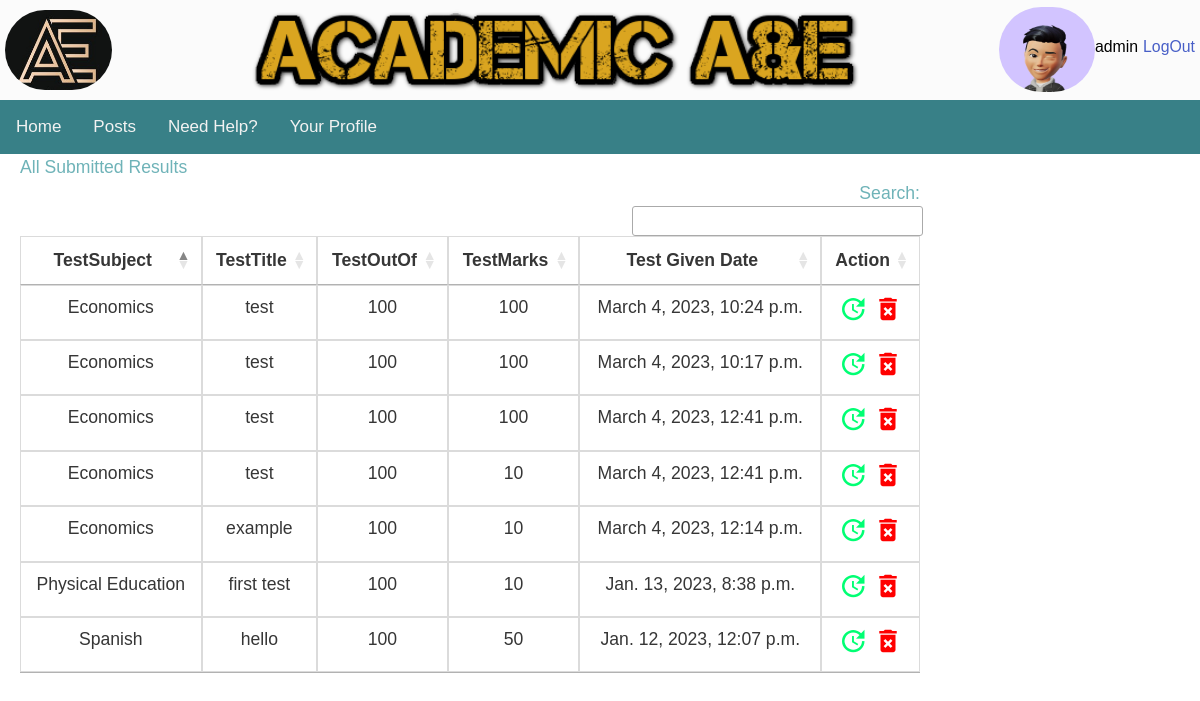
/academic/submitted_results/ (signed in), run on an earlier commit of the app's database.
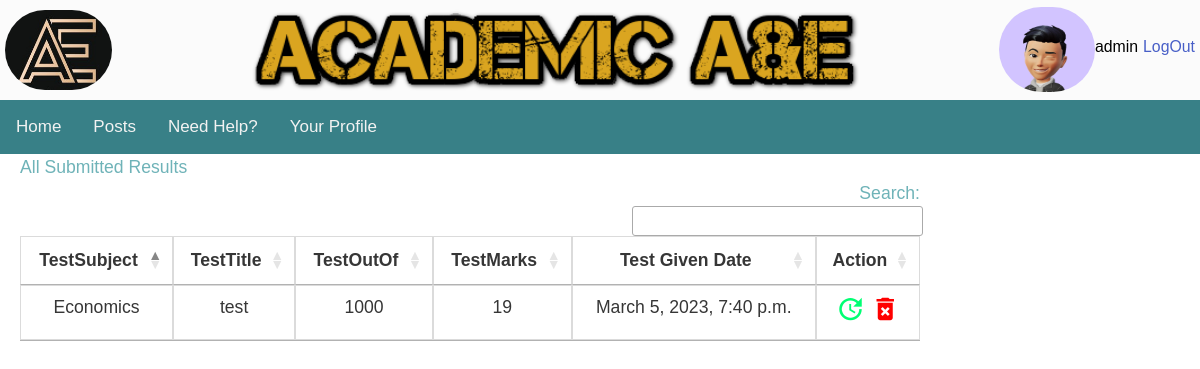
And on a later commit of the database.
### academic/models.py (models this page shows, shortened)
class Tests(models.Model):
    test_subject =models.ForeignKey(Subjects, blank=True, null=True, on_delete=models.CASCADE)
    test_title = models.CharField(max_length=100)
    test_given_date= models.DateTimeField()
    test_marks = models.DecimalField(decimal_places=0, max_digits=4)
    test_outof =  models.DecimalField(decimal_places=0, max_digits=4)
    submitted = models.DateField(auto_now_add=True)
    username = models.ForeignKey(User, blank=True, null=True, on_delete=models.CASCADE)

class Subjects(models.Model):
    subject_name=models.CharField(max_length=20, choices=SUBJECT_CHOICES,unique=True)
    def __str__(self):
        return str(self.subject_name)

### academic/views.py (the view)
# urls.py: path('submitted_results/', views.submitted_results, name='submitted-request'),
@login_required(login_url=reverse_lazy('login'))
def submitted_results(request):
    user_id=request.user.id
    test_list=Tests.objects.filter(username=user_id).order_by('-id')
    return render(request, 'academic/submitted_results.html', {'test_list': test_list})

### academic/templates/academic/submitted_results.html (shortened to what this page needs)
{% extends "base.html" %}
{% load static %}
{% block content %}
<h1>All Submitted Results</h1>
    <table id="SubmittedTests" class="table is-bordered">
      <thead>
        <tr>
          <th>TestSubject</th>
          <th>TestTitle</th>
          <th>TestOutOf</th>
          <th>TestMarks</th>
          <th>Test Given Date</th>
          <th>Action</th>
      </tr>
      </thead>
    <tbody>
      {%   for result in test_list %}
      <tr>
        <td>{{ result.test_subject }}</td>
        <td>{{ result.test_title }}</td>
        <td>{{ result.test_outof }}</td>
        <td>{{ result.test_marks }}</td>
        <td>{{ result.test_given_date }}</td>
        <td>
          <a href='/academic/update_test/{{result.id}}'><i class="material-icons" style="font-size:30px;color:rgb(0, 255, 115)">update</i> </a>
          <a href='/academic/delete_test/{{result.id}}'> <i class="material-icons" style="font-size:30px;color:red">delete_forever</i></a>
        </td>
      </tr>
    {% endfor %}
    </tbody>
     </table>
{% endblock content %}

What changed in the data, as far as the page shows it:
removed Tests: test_subject "Economics", test_title "test", test_outof "100", test_marks "100", test_given_date "March 4, 2023, 10:24 p.m."
removed Tests: test_subject "Economics", test_title "test", test_outof "100", test_marks "100", test_given_date "March 4, 2023, 10:17 p.m."
removed Tests: test_subject "Economics", test_title "test", test_outof "100", test_marks "100", test_given_date "March 4, 2023, 12:41 p.m."
removed Tests: test_subject "Economics", test_title "test", test_outof "100", test_marks "10", test_given_date "March 4, 2023, 12:41 p.m."
removed Tests: test_subject "Economics", test_title "example", test_outof "100", test_marks "10", test_given_date "March 4, 2023, 12:14 p.m."
removed Tests: test_subject "Spanish", test_title "hello", test_outof "100", test_marks "50", test_given_date "Jan. 12, 2023, 12:07 p.m."
removed Tests: test_subject "Physical Education", test_title "first test", test_outof "100", test_marks "10", test_given_date "Jan. 13, 2023, 8:38 p.m."
added Tests: test_subject "Economics", test_title "test", test_outof "1000", test_marks "19", test_given_date "March 5, 2023, 7:40 p.m."
